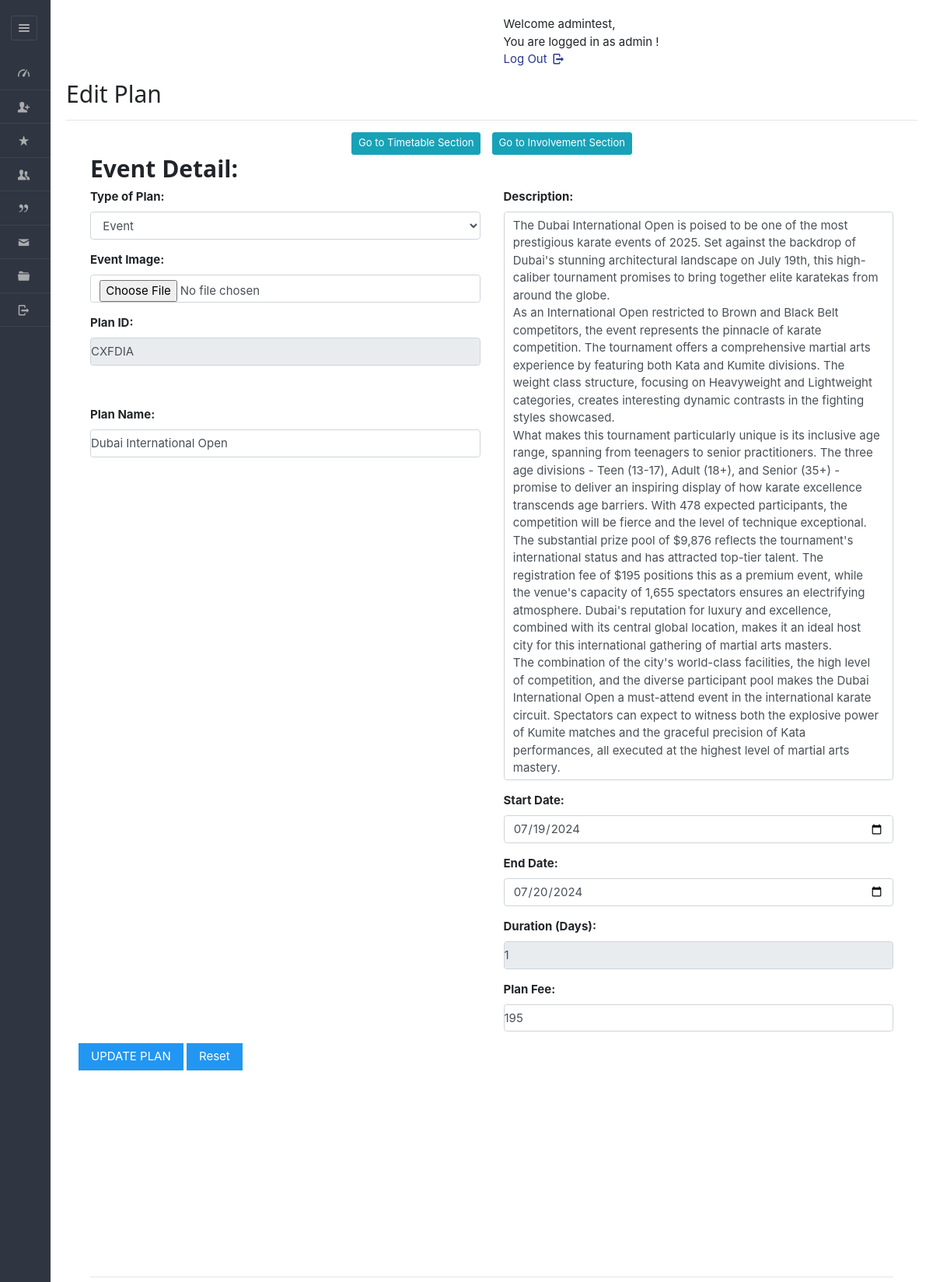
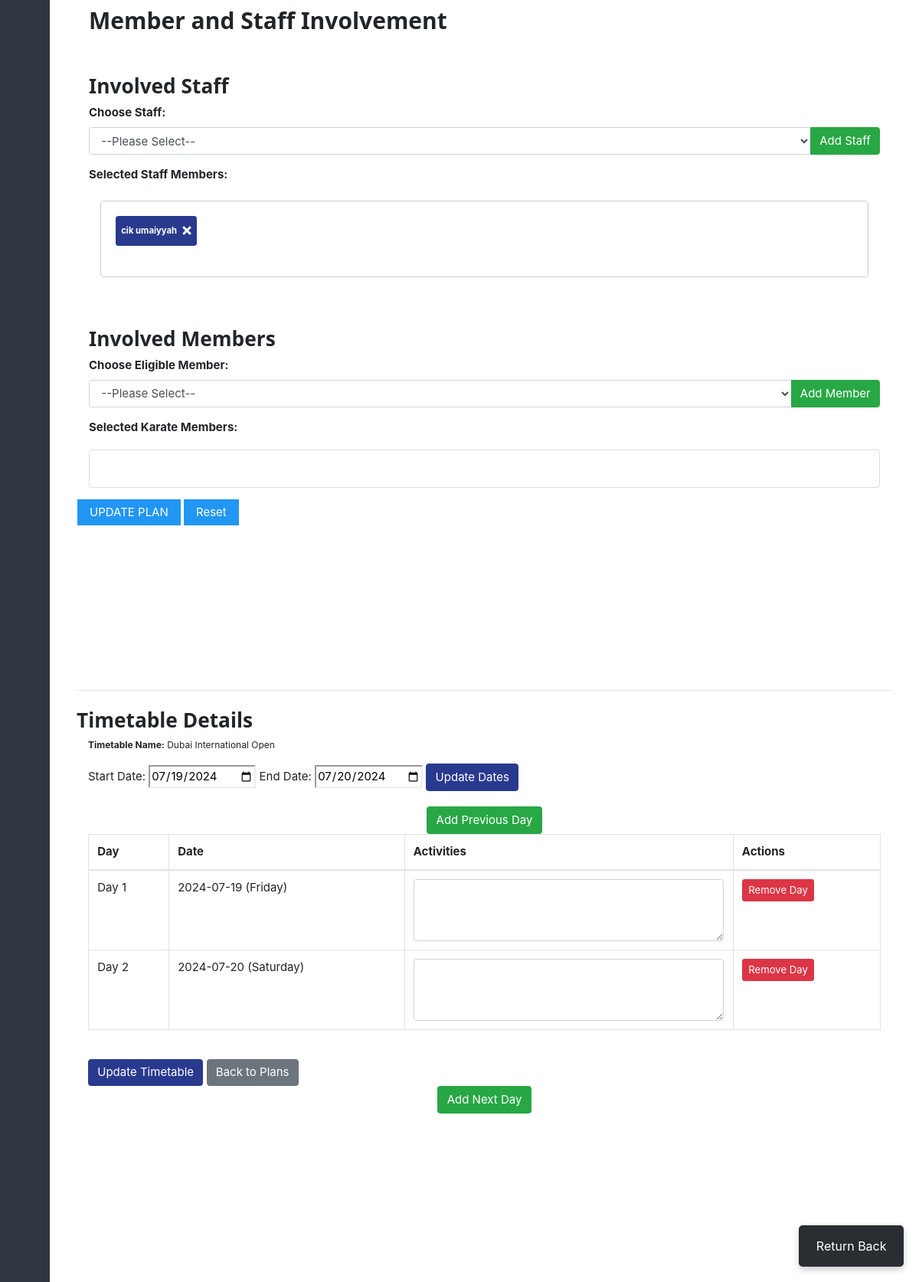
/dashboard/admin/timetable_detail.php?id=332201543&planid=CXFDIA (signed in), run on the app's committed database (2 pictures, top to bottom).
### tables this page shows
CREATE TABLE IF NOT EXISTS `plan` (
  `planid` varchar(8) NOT NULL,
  `tid` varchar(45) DEFAULT NULL,
  `planName` text NOT NULL,
  `description` text,
  `planType` varchar(50) NOT NULL,
  `startDate` varchar(50) NOT NULL,
  `endDate` varchar(50) NOT NULL,
  `duration` int NOT NULL,
  `validity` varchar(20) NOT NULL DEFAULT 'Lifetime',
  `amount` int DEFAULT '0',
  `active` varchar(255) NOT NULL,
  PRIMARY KEY (`planid`),
  KEY `idx_plan_type` (`planType`),
  KEY `idx_active` (`active`)
);

CREATE TABLE IF NOT EXISTS `sports_timetable` (
  `tid` varchar(45) NOT NULL,
  `planid` varchar(50) DEFAULT NULL,
  `staffid` varchar(50) DEFAULT NULL,
  `tname` varchar(45) NOT NULL,
  `hasApproved` varchar(10) NOT NULL,
  PRIMARY KEY (`tid`)
);

CREATE TABLE IF NOT EXISTS `timetable_days` (
  `day_id` varchar(36) NOT NULL,
  `tid` varchar(36) DEFAULT NULL,
  `day_number` int DEFAULT NULL,
  `activities` text,
  PRIMARY KEY (`day_id`),
  KEY `timetable_id` (`tid`)
);

### dashboard/admin/timetable_detail.php (the view, shortened to what this page needs)
<?php
require '../../include/db_conn.php';
$id = $_GET['id'];
$datesSql = "SELECT p.planid, p.startDate, p.endDate
             FROM sports_timetable st
             JOIN plan p ON st.planid = p.planid
             WHERE st.tid = '$id'";
$datesResult = mysqli_query($con, $datesSql);
$dates = mysqli_fetch_assoc($datesResult);
if ($dates) {
$startDate = new DateTime($dates['startDate']);
$endDate = new DateTime($dates['endDate']);
    $sql = "SELECT t.tname, td.day_id, td.day_number, td.activities
            FROM sports_timetable t
            LEFT JOIN timetable_days td ON t.tid = td.tid
            WHERE t.tid = '$id'
            ORDER BY td.day_number";
    $result = mysqli_query($con, $sql);
    $timetableData = [];
    while ($row = mysqli_fetch_assoc($result)) {
        $timetableData[] = $row;
    }
    $dateArray = [];
    $currentDate = clone $startDate;
    while ($currentDate <= $endDate) {
        $dateArray[] = [
            'date' => $currentDate->format('Y-m-d'),
            'day' => $currentDate->format('l')
        ];
        $currentDate->modify('+1 day');
    }
}
?>
<!DOCTYPE html>
<html lang="en">
<head>
    <link rel="stylesheet" href="../../css/style.css" id="style-resource-5">
    <link rel="stylesheet" type="text/css" href="../../css/entypo.css">
    <link href="a1style.css" rel="stylesheet" type="text/css">
    <link rel="stylesheet" href="../../css/bootstrap.min.css">
    <link rel="stylesheet" href="../../css/dashboard/sidebar.css">
	<link rel="stylesheet" href="https://cdnjs.cloudflare.com/ajax/libs/font-awesome/5.15.4/css/all.min.css">
</head>
<body class="page-body page-fade" onload="collapseSidebar()">
    <div class="page-container sidebar-collapsed" id="navbarcollapse">
        <div class="sidebar-menu">
            <header class="logo-env">
                <div class="sidebar-collapse" onclick="collapseSidebar()">
                    <a href="#" class="sidebar-collapse-icon with-animation">
                        <i class="entypo-menu"></i>
                    </a>
                </div>
            </header>
            <?php include('nav.php'); ?>
        </div>
        <div class="main-content">
            <div class="row">
                <div class="col-md-6 col-sm-8 clearfix">
                </div>
                <div class="col-md-6 col-sm-4 clearfix hidden-xs">
                    <ul class="list-inline links-list pull-right">
                        <li>
                            <a href="logout.php">
                                Log Out <i class="entypo-logout right"></i>
                            </a>
                        </li>
                    </ul>
                </div>
            </div>
<?php
$isAdmin = isset($_SESSION['is_admin_logged_in']) && $_SESSION['is_admin_logged_in'] === true;
$isCoach = isset($_SESSION['is_coach_logged_in']) && $_SESSION['is_coach_logged_in'] === true;
$returnPath = $isAdmin ? '../../dashboard/admin/view_plan.php' : ($isCoach ? '../../dashboard/coach/view_plan.php' : '../../dashboard/member/view_plan.php');
$tid = mysqli_real_escape_string($con, $_GET['id']);
$sql = "SELECT p.*
        FROM plan p
        INNER JOIN sports_timetable st ON p.planid = st.planid
        WHERE st.tid = '$tid'";
$res = mysqli_query($con, $sql);
if ($res && mysqli_num_rows($res) > 0) {
    $row = mysqli_fetch_array($res, MYSQLI_ASSOC);
} else {
    echo "<p>Plan not found or invalid timetable ID.</p>";
    exit;
}
?>
<h2><?php echo $isAdmin ? 'Edit' : 'View' ?> Plan</h2>
            <hr/>
<div class="d-flex justify-content-center">
    <button class="btn btn-info btn-sm mx-2 go-to-timetable-button" onclick="scrollToTimetable()">Go to Timetable Section</button>
    <button class="btn btn-info btn-sm mx-2 go-to-involvement-button" onclick="scrollToInvolvement()">Go to Involvement Section</button>
</div>
<div class="container">
    <form id="form1" name="form1" method="post" class="a1-container" action="updateplan.php">
			<h2 id="detailss"><b>Event Detail:</b></h2>
        <div class="row" style="margin-bottom:200px">
            <div class="col-md-6">
                <div class="form-group">
                    <label><b>Type of Plan:</b></label>
                    <select name="plantype" id="plantype" class="form-control" required onchange="updateFeeLabel()" <?php echo !$isAdmin ? 'disabled' : ''; ?>>
                        <option value="Event" <?php echo ($row['planType'] == 'Event') ? 'selected' : ''; ?>>Event</option>
                    </select>
                </div>
                <div class="form-group">
                    <label><b>Event Image:</b></label>
                    <?php if ($isAdmin): ?>
                        <input type="file" name="image" class="form-control" accept="image/*" onchange="previewImage(event)">
                    <?php endif; ?>
                </div>
                <div class="form-group">
                    <label><b>Plan ID:</b></label>
                    <input type="text" name="planid" id="planID" class="form-control" readonly
                        value="<?php echo $row['planid']; ?>">
                </div>
				<div class="form-group">
                </div>
                <div class="form-group">
                    <label><b>Plan Name:</b></label>
                    <input type="text" name="planname" id="planName" class="form-control"
                        placeholder="Enter plan name" value='<?php echo $row['planName']; ?>' <?php echo !$isAdmin ? 'readonly' : ''; ?>>
                </div>
                </div>
            <div class="col-md-6">
<div class="form-group">
    <label><b>Description:</b></label>
    <textarea name="desc" id="planDesc" class="form-control" placeholder="Enter plan description"
        rows="3" <?php echo !$isAdmin ? 'readonly' : ''; ?>
        oninput="this.style.height = 'auto'; this.style.height = this.scrollHeight + 'px'"
        style="overflow: hidden; resize: none;"><?php echo $row['description']; ?></textarea>
</div>
                <div class="form-group">
                    <label><b>Start Date:</b></label>
                    <input type="date" name="startDate" id="startDate" class="form-control"
                        onchange="calculateDuration()" value='<?php echo $row['startDate']; ?>' <?php echo !$isAdmin ? 'readonly' : ''; ?>>
                </div>
                <div class="form-group">
                    <label><b>End Date:</b></label>
                    <input type="date" name="endDate" id="endDate" class="form-control"
                        onchange="calculateDuration()" value='<?php echo $row['endDate']; ?>' <?php echo !$isAdmin ? 'readonly' : ''; ?>>
                </div>
                <div class="form-group">
                    <label><b>Duration (Days):</b></label>
                    <input type="number" name="duration" id="duration" class="form-control" value='<?php echo $row['duration']; ?>' readonly>
                </div>
                <div class="form-group">
                    <label id="feeLabel"><b>Plan Fee:</b></label>
                    <input type="text" name="amount" id="planAmnt" class="form-control"
                        placeholder="Enter plan amount" value='<?php echo $row['amount']; ?>' <?php echo !$isAdmin ? 'readonly' : ''; ?>>
                </div>
            </div>
<div>
            <?php if ($isAdmin): ?>
                <input class="a1-btn a1-blue" type="submit" name="submit" id="submit" value="UPDATE PLAN">
                <input class="a1-btn a1-blue" type="reset" name="reset" id="reset" value="Reset">
            <?php endif; ?>
        </div>
<div class="col-md-12" style="margin-top:250px;">
<hr>
<h2 id="involvementid"><b>Member and Staff Involvement</b></h2>	<br><br>
<h3><b>Involved Staff</b></h3>
<?php if ($isAdmin): ?>
    <div class="form-group">
        <label><b>Choose Staff:</b></label>
        <div class="input-group">
            <select name="staff_select" id="boxx1" class="form-control" onchange="mystaffdetail(this.value)">
                <option value="">--Please Select--</option>
            </select>
            <div class="input-group-append">
                <button type="button" class="btn btn-success" onclick="addStaffMember()">Add Staff</button>
            </div>
        </div>
    </div>
<?php endif; ?>
<div class="form-group">
    <label><b>Selected Staff Members:</b></label>
    <div id="selectedStaffContainer" style="border: 1px solid #ccc; border-radius: 0.25rem; padding: 1rem !important; margin: 1rem !important; min-height: 100px;">
    </div>
</div>
</div>
<?php $isAdmin = isset($_SESSION['is_admin_logged_in']) && $_SESSION['is_admin_logged_in'] === true; ?>
<div class="col-md-12" style="margin-top:50px;">
    <h3><b>Involved Members</b></h3>
	<?php if ($isAdmin): ?>
    <div class="form-group">
        <label><b>Choose Eligible Member:</b></label>
<div class="input-group">
    <select name="member_select" id="memberBox" class="form-control">
        <option value="">--Please Select--</option>
    </select>
    <div class="input-group-append">
        <button type="button" class="btn btn-success" onclick="addEventMember()">Add Member</button>
    </div>
</div>
    </div>
	<?php endif; ?>
    <div class="form-group">
        <label><b>Selected Karate Members:</b></label>
        <div id="selectedMembersContainer">
        </div>
    </div>
</div>
<div>
            <?php if ($isAdmin): ?>
                <input class="a1-btn a1-blue" type="submit" name="submit" id="submit" value="UPDATE PLAN">
                <input class="a1-btn a1-blue" type="reset" name="reset" id="reset" value="Reset">
            <?php endif; ?>
        </div>
    </form>
</div>
<hr>
         <h3 id="timetable-details" class="mt-4"><b>Timetable Details</b></h3>
<div class="container" style="margin-bottom: 200px;">
    <?php if ($dates): ?>
        <p><strong>Timetable Name:</strong> <?= htmlspecialchars($timetableData[0]['tname'] ?? 'N/A') ?></p>
        <?php if ($isAdmin): ?>
            <form method="POST" style="margin-bottom: 20px;">
                <label>Start Date:</label>
                <input type="date" name="startDate" value="<?= $startDate->format('Y-m-d') ?>" required>
                <label>End Date:</label>
                <input type="date" name="endDate" value="<?= $endDate->format('Y-m-d') ?>" required>
                <button type="submit" name="update_dates" class="btn btn-primary">Update Dates</button>
            </form>
            <div style="display: flex; justify-content: center; gap: 10px; align-items: center;">
                <form method="POST" style="display: inline;" id="prevDayForm">
                    <button type="submit" name="add_day" class="btn btn-success" onclick="saveScrollPosition()">
                        Add Previous Day
                    </button>
                </form>
            </div>
        <?php endif; ?>
        <?php if ($isAdmin): ?>
            <form method="POST" action="">
        <?php endif; ?>
<table class="table table-bordered">
    <thead>
        <tr>
            <th>Day</th>
            <th>Date</th>
            <th>Activities</th>
            <?php if ($isAdmin): ?>
                <th>Actions</th>
            <?php endif; ?>
        </tr>
    </thead>
    <tbody>
        <?php foreach ($dateArray as $index => $date): ?>
            <tr>
                <td>Day <?= $index + 1 ?></td>
                <td><?= $date['date'] ?> (<?= $date['day'] ?>)</td>
                <td>
                    <?php
                    $dayData = array_filter($timetableData, function($item) use ($index) {
                        return ($item['day_number'] ?? 0) == ($index + 1);
                    });
                    $dayData = reset($dayData);
                    if ($isAdmin):
                    ?>
                        <textarea name="activities[<?= $dayData['day_id'] ?? '' ?>]"
                                  class="form-control"
                                  rows="3"><?= htmlspecialchars($dayData['activities'] ?? '') ?></textarea>
                    <?php else: ?>
                        <div class="form-control" style="height: auto; min-height: 74px; background-color: #f8f9fa;">
                            <?= nl2br(htmlspecialchars($dayData['activities'] ?? '')) ?>
                        </div>
                    <?php endif; ?>
                </td>
                <?php if ($isAdmin): ?>
                    <td>
                        <?php if (!empty($dayData['day_id'])): ?>
<form method="POST" style="display: inline;">
    <button type="submit" name="remove_day" class="btn btn-danger btn-sm"
            onclick="return confirm('Are you sure you want to remove this day?')">
        Remove Day
    </button>
</form>
                        <?php endif; ?>
                    </td>
                <?php endif; ?>
            </tr>
        <?php endforeach; ?>
    </tbody>
</table>
            <?php if ($isAdmin): ?>
                <br>
                <button type="submit" name="update_activities" class="btn btn-primary">Update Timetable</button>
            <?php endif; ?>
<a href="<?php echo $returnPath; ?>" class="btn btn-secondary">Back to Plans</a>
        <?php if ($isAdmin): ?>
            </form>
            <div style="display: flex; justify-content: center; gap: 10px; align-items: center;">
                <form method="POST" style="display: inline;" id="nextDayForm">
                    <button type="submit" name="add_day" class="btn btn-success" onclick="saveScrollPosition()">
                        Add Next Day
                    </button>
                </form>
            </div>
        <?php endif; ?>
    <?php else: ?>
        <div class="alert alert-warning">
            No date range found for this timetable. Please ensure the timetable is associated with a plan that has start and end dates.
        </div>
    <?php endif; ?>
</div>
<a class="btn-sm px-4 py-3 d-flex home-button return" style="background-color:#2a2e32" href="<?php echo $returnPath; ?>">
    Return Back
</a>
</body>
</html>

### data on the page
plan: plantype "Event", planid "CXFDIA", planname "Dubai International Open", desc "The Dubai International Open is poised to be one of the most prestigious karate events of 2025. Set against the backdrop of Dubai's stunning architectural landscape on July 19th, this high-caliber tournament promises to bring together elite karatekas from around the globe. As an International Open restricted to Brown and Black Belt competitors, the event represents the pinnacle of karate competition. The tournament offers a comprehensive martial arts experience by featuring both Kata and Kumite divisions. The weight class structure, focusing on Heavyweight and Lightweight categories, creates interesting dynamic contrasts in the fighting styles showcased. What makes this tournament…", startDate "07/19/2024", endDate "07/20/2024", duration "1", amount "195"
sports_timetable: tname "Dubai International Open"
timetable_days: date "2024-07-19", day "Friday"
timetable_days: date "2024-07-20", day "Saturday"
